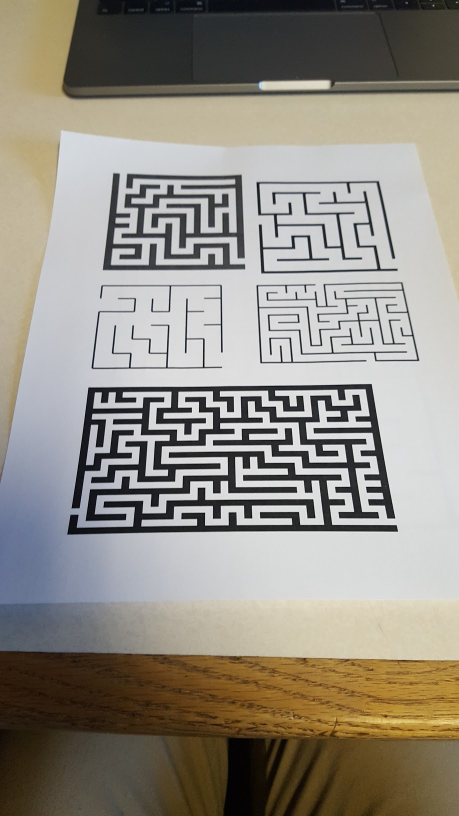
#> input picture src/CV/maze1.jpg, 918 x 1632 px, given in place of the camera (shown at 1/2 size)
$ python capture_img.py   (older library calls are emulated)
#> lines starting #> are read from the running program, lines starting #| are printed output that depends on the picture
### src/CV/camera.py
import cv2
import pickle
import os
import numpy as np

class Camera:
    def __init__(self, disable_video=False, video_channel=1, calibration_path=False):
        # Load the undistortion parameters
#> called with disable_video = False, video_channel = 1, calibration_path = './calibration/calibration_vals.pkl'
        if calibration_path:
            self.CALIBRATED = True
            with open(calibration_path, 'rb') as f:
#> (reads src/CV/calibration/calibration_vals.pkl from the repository)
                DIMS, camera_matrix, dist = pickle.load(f)
                self.map1, self.map2 = cv2.fisheye.initUndistortRectifyMap(camera_matrix, dist, np.eye(3), camera_matrix, DIMS, cv2.CV_16SC2)

            self.FOCAL_LEN_X = camera_matrix[0][0] # The X focal length
        else:
            self.CALIBRATED = False

        if not disable_video:
            self.video_capture = cv2.VideoCapture(video_channel)
            _, frame = self.video_capture.read()
#> frame is the input picture: shape (1632, 918, 3); mean B, G, R 132.5, 142.1, 147.2
            self.DIMENSIONS = frame.shape
#> self.DIMENSIONS = (1632, 918, 3)
            self.IMG_WIDTH = self.DIMENSIONS[1]
#> self.IMG_WIDTH = 918
            self.IMG_HEIGHT = self.DIMENSIONS[0]
#> self.IMG_HEIGHT = 1632
        else:
            self.DIMENSIONS = DIMS

        if self.CALIBRATED:
            fov_rad = 2 * np.arctan((self.DIMENSIONS[0]/(2 * self.FOCAL_LEN_X)))
#> fov_rad = 1.57
            self.FOV = np.degrees(fov_rad)
#> self.FOV = 90.23

    def get_frame(self, mirrored=False, undistorted=False):
        if self.video_capture.isOpened():
            retval, frame = self.video_capture.read()
            if retval:
                if mirrored:
                    frame = cv2.flip(frame, 1)
                if undistorted and self.CALIBRATED:
                    frame = self.undistort(frame)
                return frame
        return False

    def undistort(self, img):
        if not self.CALIBRATED:
            print("NO CALIBRATION PATH PASSED INTO IMAGE. RETURNING BASE IMAGE")
            return img
        return cv2.remap(img, self.map1, self.map2, interpolation=cv2.INTER_LINEAR, borderMode=cv2.BORDER_CONSTANT)
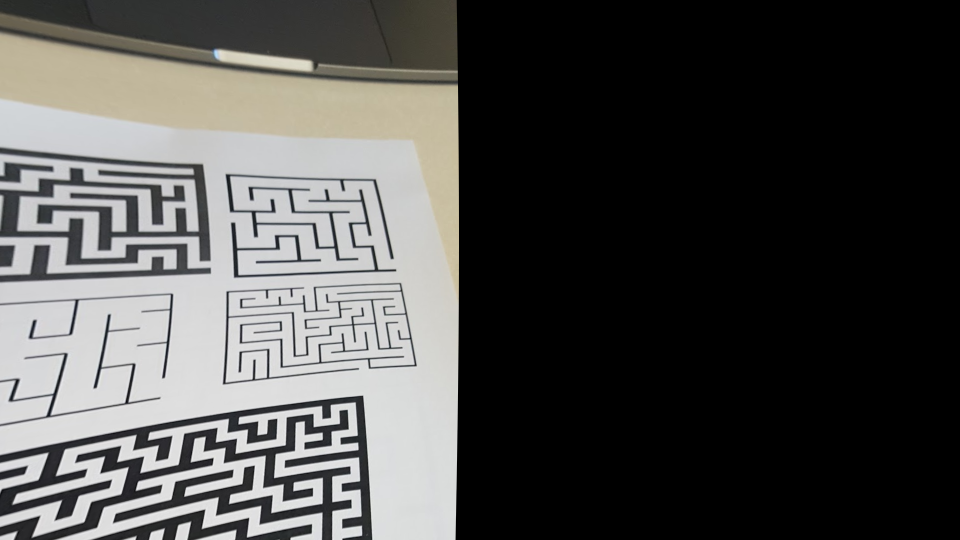
#> returned value: shape (1080, 1920, 3) (shown at 1/2 size); mean of channels 0, 1, 2 76.6, 78.2, 78.6; drawn as B, G, R

### src/CV/calibration/capture_img.py
import random
import cv2
import time

# All this to include camera.py
from os.path import dirname, abspath
import sys
sys.path.insert(0, dirname(dirname(abspath(__file__))))
from camera import Camera

cam = Camera(video_channel=1, calibration_path="./calibration/calibration_vals.pkl")
start = time.time()
count = 1
num_imgs = 3
freq = .5 # Hz
while True:
    img = cam.get_frame(undistorted=True)
    small = cv2.resize(img, (0,0), fx=0.3, fy=0.3)
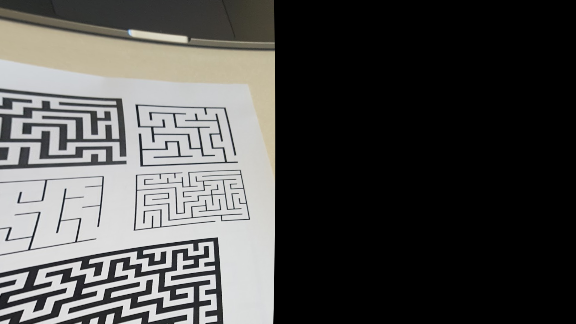
#> small: shape (324, 576, 3); mean B, G, R 76.6, 78.2, 78.6
    cv2.imshow('my webcam', small)
    cv2.waitKey(1)
    if time.time() - start > 1/freq:
        print ('img captur ied ' + str(count))
        cv2.imwrite('./calibration/sample_imgs/' + str(random.randint(0, 99999)) + '.png', img)
        start = time.time()
        count += 1
        if count > num_imgs:
            break;
    cv2.destroyAllWindows()
